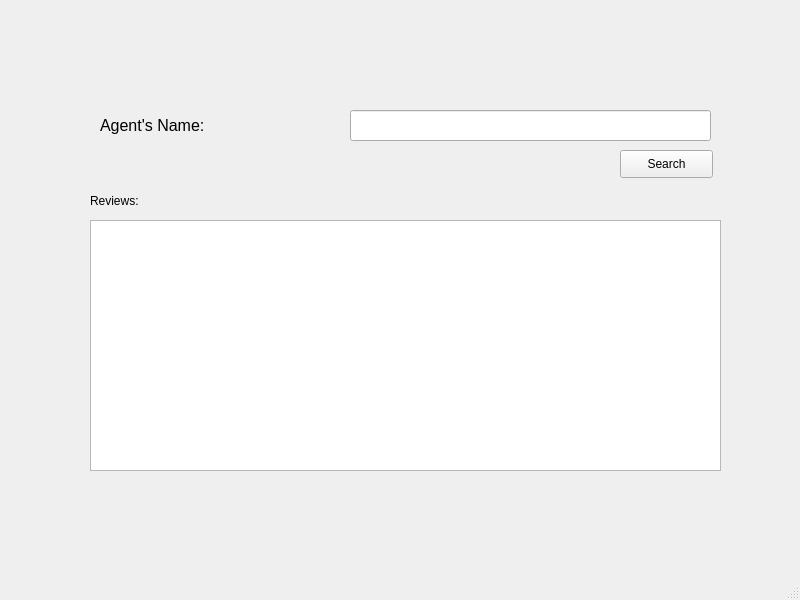
<?xml version="1.0" encoding="UTF-8"?>
<ui version="4.0">
 <class>AgentReviews</class>
 <widget class="QMainWindow" name="AgentReviews">
  <property name="geometry">
   <rect>
    <x>0</x>
    <y>0</y>
    <width>800</width>
    <height>600</height>
   </rect>
  </property>
  <property name="windowTitle">
   <string>MainWindow</string>
  </property>
  <widget class="QWidget" name="centralwidget">
   <widget class="QLineEdit" name="AgentLine">
    <property name="geometry">
     <rect>
      <x>350</x>
      <y>110</y>
      <width>361</width>
      <height>31</height>
     </rect>
    </property>
   </widget>
   <widget class="QLabel" name="label">
    <property name="geometry">
     <rect>
      <x>100</x>
      <y>110</y>
      <width>201</width>
      <height>31</height>
     </rect>
    </property>
    <property name="font">
     <font>
      <pointsize>12</pointsize>
     </font>
    </property>
    <property name="text">
     <string>Agent's Name:</string>
    </property>
   </widget>
   <widget class="QTextBrowser" name="textBrowser">
    <property name="geometry">
     <rect>
      <x>90</x>
      <y>220</y>
      <width>631</width>
      <height>251</height>
     </rect>
    </property>
   </widget>
   <widget class="QLabel" name="label_2">
    <property name="geometry">
     <rect>
      <x>90</x>
      <y>190</y>
      <width>111</width>
      <height>21</height>
     </rect>
    </property>
    <property name="text">
     <string>Reviews:</string>
    </property>
   </widget>
   <widget class="QLabel" name="ErrorLabel">
    <property name="geometry">
     <rect>
      <x>350</x>
      <y>150</y>
      <width>361</width>
      <height>16</height>
     </rect>
    </property>
    <property name="text">
     <string/>
    </property>
   </widget>
   <widget class="QPushButton" name="Searchbutton">
    <property name="geometry">
     <rect>
      <x>620</x>
      <y>150</y>
      <width>93</width>
      <height>28</height>
     </rect>
    </property>
    <property name="text">
     <string>Search</string>
    </property>
   </widget>
  </widget>
  <widget class="QMenuBar" name="menubar">
   <property name="geometry">
    <rect>
     <x>0</x>
     <y>0</y>
     <width>800</width>
     <height>26</height>
    </rect>
   </property>
  </widget>
  <widget class="QStatusBar" name="statusbar"/>
 </widget>
 <resources/>
 <connections/>
</ui>
